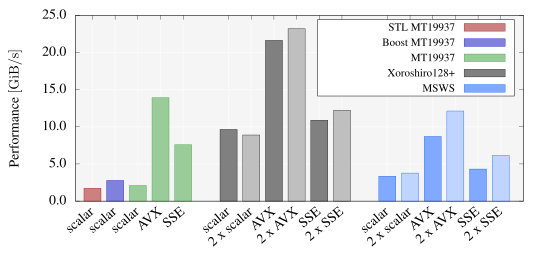

The script that drew this image:
set datafile separator ','
set size 2,1
# unset key
set key right
set key spacing 1 box opaque
# set yr [0:0.5]
set yrange [0:0.001 < * < 1000]
# set ytics 0.25
set xr [-0.75:19]
set xtics rotate by 40 right
set yl "$\\text{Performance}\\ [\\mathrm{GiB} / \\mathrm{s}]$"
set format y "%.1f"
# set logscale y
bs = 0.75
scale = 16 # GiB
plot \
  "generation_desktop.dat" every :::0::0 u 0:(scale/$3):(bs):xtic(1) with boxes fs solid 0.5 lc rgb "#990000" title "\\footnotesize STL MT19937",\
  "" every :::1::1 u ($0+1):(scale/$3):(bs):xtic(1) with boxes fs solid 0.5 lc rgb "#0000bb" title "\\footnotesize Boost MT19937",\
  "" every :::2::2 u ($0+2):(scale/$3):(bs):xtic(1) with boxes fs solid 0.5 lc rgb "#339933" title "\\footnotesize MT19937",\
  "" every 2:::3::3 u (2*$0+5+1):(scale/$3):(bs):xtic(1) with boxes fs solid 0.5 lc rgb "#000000" title "\\footnotesize Xoroshiro128+",\
  "" every 2::1:3::3 u (2*$0+5+1+1):(scale/$3):(bs):xtic(1) with boxes fs solid 0.25 lc rgb "#000000" notitle,\
  "" every 2:::4::4 u (2*$0+11+2):(scale/$3):(bs):xtic(1) with boxes fs solid 0.5 lc rgb "#0055ff" title "\\footnotesize MSWS",\
  "" every 2::1:4::4 u (2*$0+11+2+1):(scale/$3):(bs):xtic(1) with boxes fs solid 0.25 lc rgb "#0055ff" notitle,\
